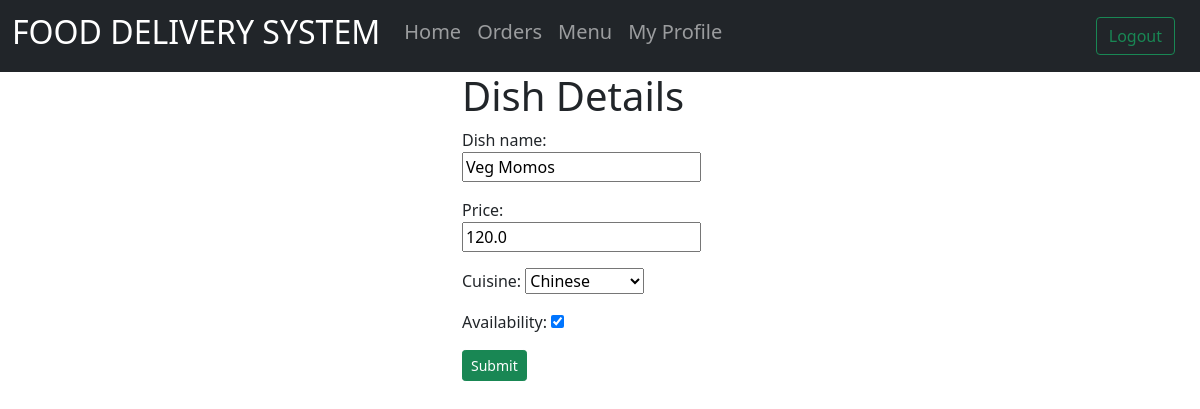
Screenshot of /restaurant/1/menu/update_dish/1/ (signed in) with the database file from the repository.
### restaurants/models.py (models this page shows)
class Menu(models.Model):
    category = (('Chinese', 'Chinese'),
                ('North Indian', 'North Indian'),
                ('South Indian', 'South Indian'),
                ('Italian', 'Italian'),
                )
    res_id = models.ForeignKey(
        "Restaurant", on_delete=models.CASCADE)
    dish_name = models.CharField(max_length=255, null=True)
    price = models.FloatField(max_length=255, null=True)
    availability = models.BooleanField(default=True)
    cuisine = models.CharField(max_length=50, choices=category)

### restaurants/views.py (the view)
# urls.py: path('<int:rid>/menu/update_dish/<int:did>/',
@login_required(login_url='home')
def update_dish(response, rid, did):
    dish = Menu.objects.get(id=did)
    form = DishForm(instance=dish)
    if response.method == "POST":
        upd = DishForm(response.POST, instance=dish)
        if upd.is_valid():
            upd.save()
        return redirect('menu', rid=rid)
    context = {'form': form, 'rid': rid}
    return render(response, 'restaurants/dish.html', context)

### restaurants/forms.py
class DishForm(ModelForm):
    class Meta:
        model = Menu
        fields = ['res_id', 'dish_name', 'price', 'cuisine', 'availability']
        widgets = {'res_id': HiddenInput()}

### restaurants/templates/restaurants/dish.html (shortened to what this page needs)
{% extends 'restaurants/base.html' %}
{% load static from static %}
{% block content %}
<form action="" method = "post">
    <div class="container col-md-3" ><h1>Dish Details</h1>
    {{form.as_p}}
<input type="submit" class="btn btn-success btn-sm btn-block" value="Submit"></div>
</form>
{% endblock  %}

### rows the page displays
Menu: dish_name "Veg Momos", price "120.0", cuisine "Chinese", availability "☑"
